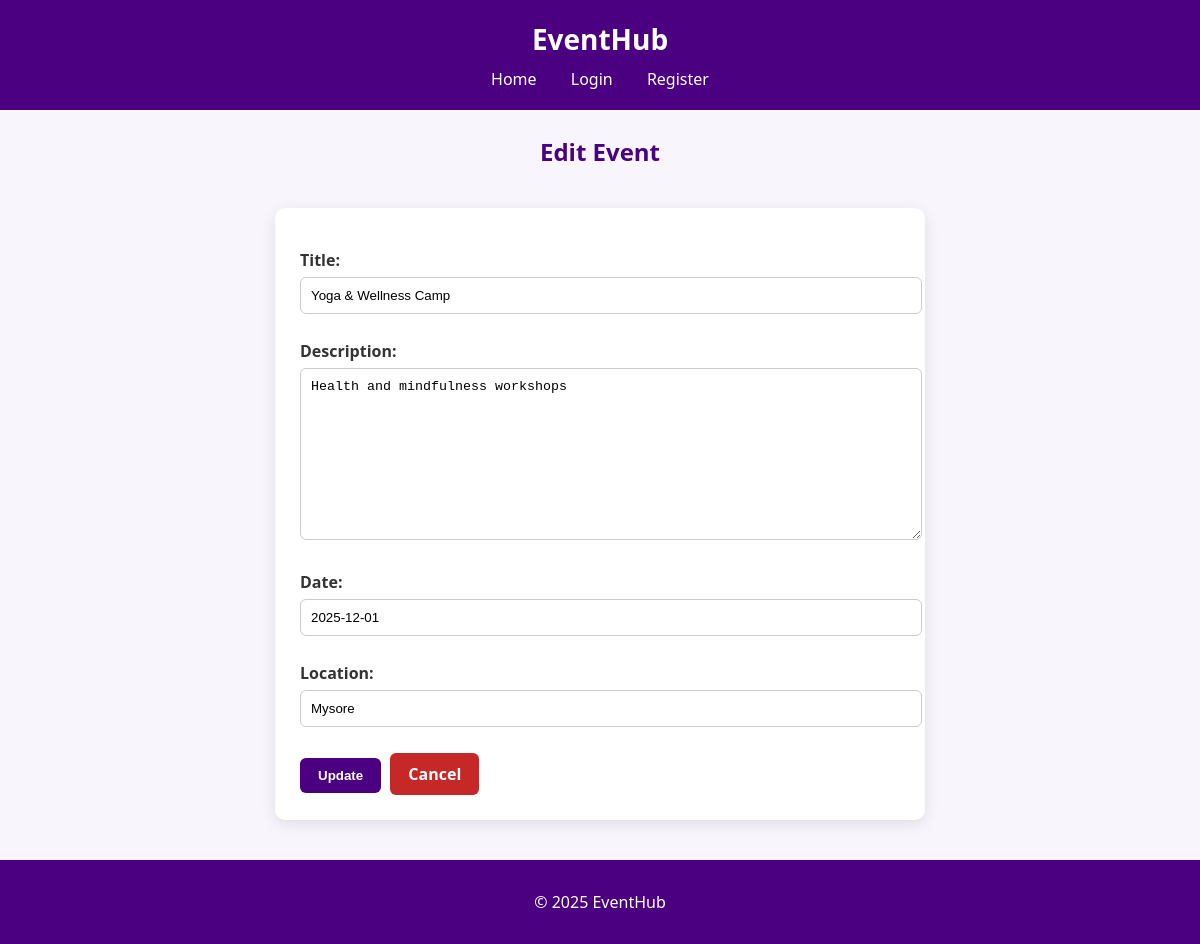
Page /events/edit/25/ on the committed database.
### events/models.py (models this page shows, shortened)
class Event(models.Model):
    title = models.CharField(max_length=200)
    description = models.TextField()
    date = models.DateField()
    location = models.CharField(max_length=200)

### events/views.py (the view)
# urls.py: path('edit/<int:pk>/', views.event_edit, name='event_edit'),
def event_edit(request, pk):
    event = get_object_or_404(Event, pk=pk)
    if request.method == 'POST':
        form = EventForm(request.POST, instance=event)
        if form.is_valid():
            form.save()
            return redirect('event_list')
    else:
        form = EventForm(instance=event)
    return render(request, 'event_form.html', {'form': form})

### events/forms.py
class EventForm(forms.ModelForm):
    class Meta:
        model = Event
        fields = ['title', 'description', 'date', 'location']

### events/templates/event_form.html (shortened to what this page needs)
{% extends 'base.html' %}
{% block content %}
<div class="form-container">
    {% if form.instance.pk %}
        <h2 class="page-title">Edit Event</h2>
    {% else %}
        <h2 class="page-title">Add New Event</h2>
    {% endif %}
    <form method="POST">
        {{ form.as_p }}
        <button type="submit" class="btn btn-primary">
            {% if form.instance.pk %}Update{% else %}Save{% endif %}
        </button>
        <a href="{% url 'event_list' %}" class="btn btn-danger">Cancel</a>
    </form>
</div>
{% endblock content %}

### events/static/style.css (style rules this page uses)
body { font-family: "Segoe UI", Arial, sans-serif; margin: 0; padding: 0; background-color: #f8f6fc; color: #333; min-height: 100vh; display: flex; flex-direction: column; }
.page-title { text-align: center; margin: 25px 0 15px; color: #4b0082; font-size: 24px; font-weight: bold; }
form { max-width: 600px; margin: 40px auto; background: white; padding: 25px; border-radius: 10px; box-shadow: 0 4px 15px rgba(0,0,0,0.1); }
form label { display: block; margin-bottom: 6px; font-weight: 600; }
form input, form textarea, form select { width: 100%; padding: 10px; margin-bottom: 10px; border: 1px solid #ccc; border-radius: 6px; }
.btn { display: inline-block; padding: 10px 18px; border-radius: 6px; font-weight: 600; text-decoration: none; cursor: pointer; color: white; border: none; margin-right: 5px; }
.btn-primary { background-color: #4b0082; }
.btn-danger { background-color: #c62828; }

### rows in the picture
Event: title "Yoga & Wellness Camp", description "Health and mindfulness workshops", date "2025-12-01", location "Mysore"
